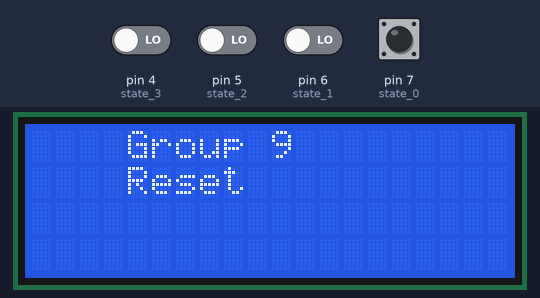
Recording of a sketch running on a simulated Arduino Uno, built with avr-gcc and run on an emulated ATmega328P. Parts: 20×4 character LCD. The inputs (shaded band) are chosen by the test bench; at power-on: pin 7 (state_0) HIGH, pin 4 (state_3), pin 5 (state_2), pin 6 (state_1) LOW.

Above: at 1.2 s.
1.3 s: pin 6 (state_1) driven HIGH
At 2.0 s:
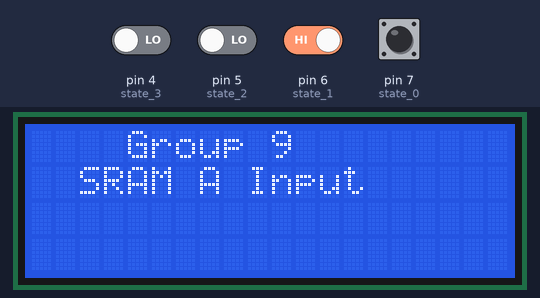
2.8 s: pin 5 (state_2) driven HIGH
Timing chart, 0 to 5.8 s (numbered marks = the images above; inputs shaded):
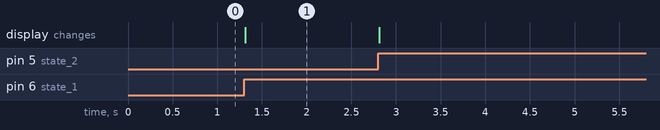

The sketch:

LCD.ino
```cpp
#include <Wire.h>
#include <LiquidCrystal_I2C.h>

LiquidCrystal_I2C lcd(0x27,20,4);  // set the LCD address to 0x27 for a 16 chars and 2 line display
int state_0 = 7;
int state_1 = 6;
int state_2 = 5;
int state_3 = 4;
int delay_unit = 5000;
void setup()
{
   Wire.setClock(400000L);
  lcd.init();                      // initialize the lcd
  lcd.backlight();
  pinMode(state_0, INPUT);
  pinMode(state_1,INPUT);
  pinMode(state_2,INPUT);
  pinMode(state_3,INPUT);
  lcd.setCursor(4,0);
  lcd.print("Group 9");
}
void loop(){
    while(digitalRead(state_0)!=HIGH);
    lcd.clear();
    lcd.setCursor(4,0);
    lcd.print("Group 9");
    lcd.setCursor(4,1);
    lcd.print("Reset");
    while(digitalRead(state_1)!=HIGH);
    lcd.setCursor(2,1);
    lcd.print("SRAM A Input");
    while(digitalRead(state_2)!=HIGH);
    lcd.setCursor(2,1);
    lcd.print("SRAM B Input");
    while(digitalRead(state_3)!=HIGH);
    lcd.clear();
    lcd.setCursor(4,0);
    lcd.print("Group 9");
    lcd.setCursor(2,1);
    lcd.print("FP MAC CALC");
}
```

Measured:
- after the input at 1.3 s, the display: changes at once (image 1)
